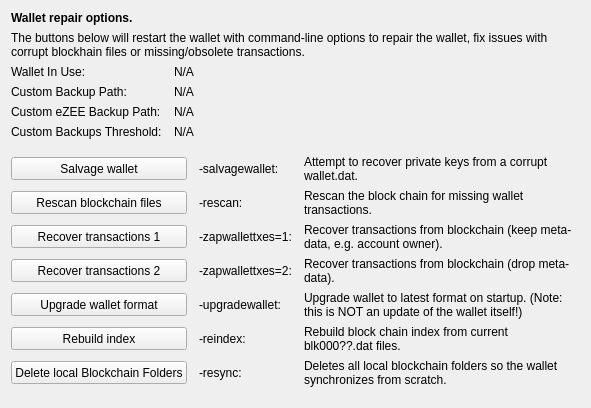
     <widget class="QWidget" name="tab_repair">
      <attribute name="title">
       <string>&amp;Wallet Repair</string>
      </attribute>
      <layout class="QGridLayout" name="gridLayout_4" columnstretch="0,0,0,0">
       <property name="horizontalSpacing">
        <number>12</number>
       </property>
       <item row="0" column="0" colspan="4">
        <widget class="QLabel" name="label_repair_header">
         <property name="font">
          <font>
           <weight>75</weight>
           <bold>true</bold>
          </font>
         </property>
         <property name="text">
          <string>Wallet repair options.</string>
         </property>
        </widget>
       </item>
       <item row="1" column="0" colspan="4">
        <widget class="QLabel" name="label_repair_helptext">
         <property name="font">
          <font>
           <weight>50</weight>
           <bold>false</bold>
          </font>
         </property>
         <property name="text">
          <string>The buttons below will restart the wallet with command-line options to repair the wallet, fix issues with corrupt blockhain files or missing/obsolete transactions.</string>
         </property>
         <property name="wordWrap">
          <bool>true</bool>
         </property>
        </widget>
       </item>
       <item row="2" column="0">
        <widget class="QLabel" name="wallet_path_label">
         <property name="text">
          <string>Wallet In Use:</string>
         </property>
        </widget>
       </item>
       <item row="2" column="1" colspan="3">
        <widget class="QLabel" name="wallet_path">
         <property name="cursor">
          <cursorShape>IBeamCursor</cursorShape>
         </property>
         <property name="text">
          <string>N/A</string>
         </property>
         <property name="textFormat">
          <enum>Qt::PlainText</enum>
         </property>
         <property name="textInteractionFlags">
          <set>Qt::LinksAccessibleByMouse|Qt::TextSelectableByKeyboard|Qt::TextSelectableByMouse</set>
         </property>
        </widget>
       </item>
       <item row="3" column="0">
        <widget class="QLabel" name="wallet_custombackuppath_label">
         <property name="visible">
          <bool>false</bool>
         </property>
         <property name="text">
          <string>Custom Backup Path:</string>
         </property>
        </widget>
       </item>
       <item row="3" column="1" colspan="3">
        <widget class="QLabel" name="wallet_custombackuppath">
         <property name="cursor">
          <cursorShape>IBeamCursor</cursorShape>
         </property>
         <property name="visible">
          <bool>false</bool>
         </property>
         <property name="text">
          <string>N/A</string>
         </property>
         <property name="textFormat">
          <enum>Qt::PlainText</enum>
         </property>
         <property name="textInteractionFlags">
          <set>Qt::LinksAccessibleByMouse|Qt::TextSelectableByKeyboard|Qt::TextSelectableByMouse</set>
         </property>
        </widget>
       </item>
       <item row="4" column="0">
        <widget class="QLabel" name="wallet_customezeebackuppath_label">
         <property name="visible">
          <bool>false</bool>
         </property>
         <property name="text">
          <string>Custom eZEE Backup Path:</string>
         </property>
        </widget>
       </item>
       <item row="4" column="1" colspan="3">
        <widget class="QLabel" name="wallet_customezeebackuppath">
         <property name="cursor">
          <cursorShape>IBeamCursor</cursorShape>
         </property>
         <property name="visible">
          <bool>false</bool>
         </property>
         <property name="text">
          <string>N/A</string>
         </property>
         <property name="textFormat">
          <enum>Qt::PlainText</enum>
         </property>
         <property name="textInteractionFlags">
          <set>Qt::LinksAccessibleByMouse|Qt::TextSelectableByKeyboard|Qt::TextSelectableByMouse</set>
         </property>
        </widget>
       </item>
       <item row="5" column="0">
        <widget class="QLabel" name="wallet_custombackupthreshold_label">
         <property name="visible">
          <bool>false</bool>
         </property>
         <property name="text">
          <string>Custom Backups Threshold:</string>
         </property>
        </widget>
       </item>
       <item row="5" column="1" colspan="3">
        <widget class="QLabel" name="wallet_custombackupthreshold">
         <property name="cursor">
          <cursorShape>IBeamCursor</cursorShape>
         </property>
         <property name="visible">
          <bool>false</bool>
         </property>
         <property name="text">
          <string>N/A</string>
         </property>
         <property name="textFormat">
          <enum>Qt::PlainText</enum>
         </property>
         <property name="textInteractionFlags">
          <set>Qt::LinksAccessibleByMouse|Qt::TextSelectableByKeyboard|Qt::TextSelectableByMouse</set>
         </property>
        </widget>
       </item>
       <item row="6" column="0">
        <spacer name="verticalSpacer_repair1">
         <property name="orientation">
          <enum>Qt::Vertical</enum>
         </property>
         <property name="sizeHint" stdset="0">
          <size>
           <width>10</width>
           <height>10</height>
          </size>
         </property>
        </spacer>
       </item>
       <item row="7" column="0" colspan="2">
        <widget class="QPushButton" name="btn_salvagewallet">
         <property name="minimumSize">
          <size>
           <width>100</width>
           <height>23</height>
          </size>
         </property>
         <property name="text">
          <string>Salvage wallet</string>
         </property>
        </widget>
       </item>
       <item row="7" column="2">
        <widget class="QLabel" name="label_repair_salvage_command">
         <property name="text">
          <string notr="true">-salvagewallet:</string>
         </property>
        </widget>
       </item>
       <item row="7" column="3">
        <widget class="QLabel" name="label_repair_salvage">
         <property name="text">
          <string>Attempt to recover private keys from a corrupt wallet.dat.</string>
         </property>
         <property name="wordWrap">
          <bool>true</bool>
         </property>
        </widget>
       </item>
       <item row="8" column="0" colspan="2">
        <widget class="QPushButton" name="btn_rescan">
         <property name="minimumSize">
          <size>
           <width>100</width>
           <height>23</height>
          </size>
         </property>
         <property name="text">
          <string>Rescan blockchain files</string>
         </property>
        </widget>
       </item>
       <item row="8" column="2">
        <widget class="QLabel" name="label_repair_rescan_command">
         <property name="text">
          <string notr="true">-rescan:</string>
         </property>
        </widget>
       </item>
       <item row="8" column="3">
        <widget class="QLabel" name="label_repair_rescan">
         <property name="text">
          <string>Rescan the block chain for missing wallet transactions.</string>
         </property>
         <property name="wordWrap">
          <bool>true</bool>
         </property>
        </widget>
       </item>
       <item row="9" column="0" colspan="2">
        <widget class="QPushButton" name="btn_zapwallettxes1">
         <property name="minimumSize">
          <size>
           <width>100</width>
           <height>23</height>
          </size>
         </property>
         <property name="text">
          <string>Recover transactions 1</string>
         </property>
        </widget>
       </item>
       <item row="9" column="2">
        <widget class="QLabel" name="label_repair_zap1_command">
         <property name="text">
          <string notr="true">-zapwallettxes=1:</string>
         </property>
        </widget>
       </item>
       <item row="9" column="3">
        <widget class="QLabel" name="label_repair_zap1">
         <property name="text">
          <string>Recover transactions from blockchain (keep meta-data, e.g. account owner).</string>
         </property>
         <property name="wordWrap">
          <bool>true</bool>
         </property>
        </widget>
       </item>
       <item row="10" column="0" colspan="2">
        <widget class="QPushButton" name="btn_zapwallettxes2">
         <property name="minimumSize">
          <size>
           <width>100</width>
           <height>23</height>
          </size>
         </property>
         <property name="text">
          <string>Recover transactions 2</string>
         </property>
        </widget>
       </item>
       <item row="10" column="2">
        <widget class="QLabel" name="label_repair_zap2_command">
         <property name="text">
          <string notr="true">-zapwallettxes=2:</string>
         </property>
        </widget>
       </item>
       <item row="10" column="3">
        <widget class="QLabel" name="label_repair_zap2">
         <property name="text">
          <string>Recover transactions from blockchain (drop meta-data).</string>
         </property>
         <property name="wordWrap">
          <bool>true</bool>
         </property>
        </widget>
       </item>
       <item row="11" column="0" colspan="2">
        <widget class="QPushButton" name="btn_upgradewallet">
         <property name="minimumSize">
          <size>
           <width>100</width>
           <height>23</height>
          </size>
         </property>
         <property name="text">
          <string>Upgrade wallet format</string>
         </property>
        </widget>
       </item>
       <item row="11" column="2">
        <widget class="QLabel" name="label_repair_upgrade_command">
         <property name="text">
          <string notr="true">-upgradewallet:</string>
         </property>
        </widget>
       </item>
       <item row="11" column="3">
        <widget class="QLabel" name="label_repair_upgrade">
         <property name="text">
          <string>Upgrade wallet to latest format on startup. (Note: this is NOT an update of the wallet itself!)</string>
         </property>
         <property name="wordWrap">
          <bool>true</bool>
         </property>
        </widget>
       </item>
       <item row="12" column="0" colspan="2">
        <widget class="QPushButton" name="btn_reindex">
         <property name="minimumSize">
          <size>
           <width>100</width>
           <height>23</height>
          </size>
         </property>
         <property name="text">
          <string>Rebuild index</string>
         </property>
        </widget>
       </item>
       <item row="12" column="2">
        <widget class="QLabel" name="label_repair_reindex_command">
         <property name="text">
          <string notr="true">-reindex:</string>
         </property>
        </widget>
       </item>
       <item row="12" column="3">
        <widget class="QLabel" name="label_repair_reindex">
         <property name="text">
          <string>Rebuild block chain index from current blk000??.dat files.</string>
         </property>
         <property name="wordWrap">
          <bool>true</bool>
         </property>
        </widget>
       </item>
       <item row="13" column="0" colspan="2">
        <widget class="QPushButton" name="btn_resync">
         <property name="minimumSize">
          <size>
           <width>100</width>
           <height>23</height>
          </size>
         </property>
         <property name="text">
          <string>Delete local Blockchain Folders</string>
         </property>
        </widget>
       </item>
       <item row="13" column="2">
        <widget class="QLabel" name="label_repair_resync_command">
         <property name="text">
          <string>-resync:</string>
         </property>
        </widget>
       </item>
       <item row="13" column="3">
        <widget class="QLabel" name="label_repair_resync">
         <property name="text">
          <string>Deletes all local blockchain folders so the wallet synchronizes from scratch.</string>
         </property>
         <property name="wordWrap">
          <bool>true</bool>
         </property>
        </widget>
       </item>
       <item row="14" column="0">
        <spacer name="verticalSpacer_repair2">
         <property name="orientation">
          <enum>Qt::Vertical</enum>
         </property>
         <property name="sizeHint" stdset="0">
          <size>
           <width>20</width>
           <height>10</height>
          </size>
         </property>
        </spacer>
       </item>
      </layout>
     </widget>
